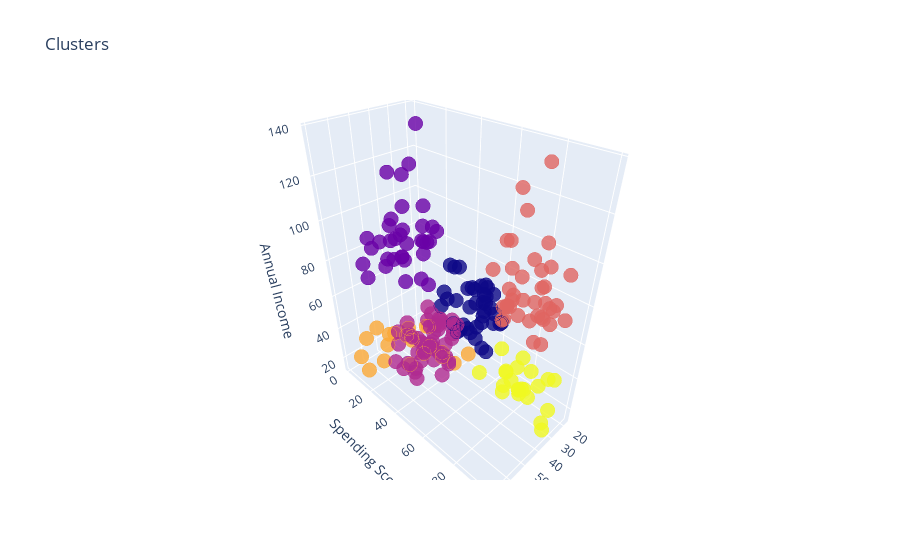

This figure's notebook cell:
### Code cell
df['label3'] =  labels3
trace1 = go.Scatter3d(
    x= df['Age'],
    y= df['Spending Score (1-100)'],
    z= df['Annual Income (k$)'],
    mode='markers',
     marker=dict(
        color = df['label3'], 
        size= 5,
        line=dict(
            color= df['label3'],
            width= 12
        ),
        opacity=0.8
     )
)
data = [trace1]
layout = go.Layout(
    title= 'Clusters',
    scene = dict(
            xaxis = dict(title  = 'Age'),
            yaxis = dict(title  = 'Spending Score'),
            zaxis = dict(title  = 'Annual Income')
        )
)
fig = go.Figure(data=data, layout=layout)
py.offline.iplot(fig)

### Figure 1 — Plotly figure (JSON) as saved in the notebook; plotly's stock layout.template omitted (floating-point values rounded to 4 significant figures; data arrays with more than 128 entries replaced by an {"elided": "..."} marker saying what was removed)
{"data": [{"marker": {"color": {"elided": "200 int values"}, "line": {"color": {"elided": "200 int values"}, "width": 12}, "opacity": 0.8, "size": 5}, "mode": "markers", "type": "scatter3d", "x": {"elided": "200 int values"}, "y": {"elided": "200 int values"}, "z": {"elided": "200 int values"}}], "layout": {"scene": {"xaxis": {"title": {"text": "Age"}}, "yaxis": {"title": {"text": "Spending Score"}}, "zaxis": {"title": {"text": "Annual Income"}}}, "title": {"text": "Clusters"}}}
